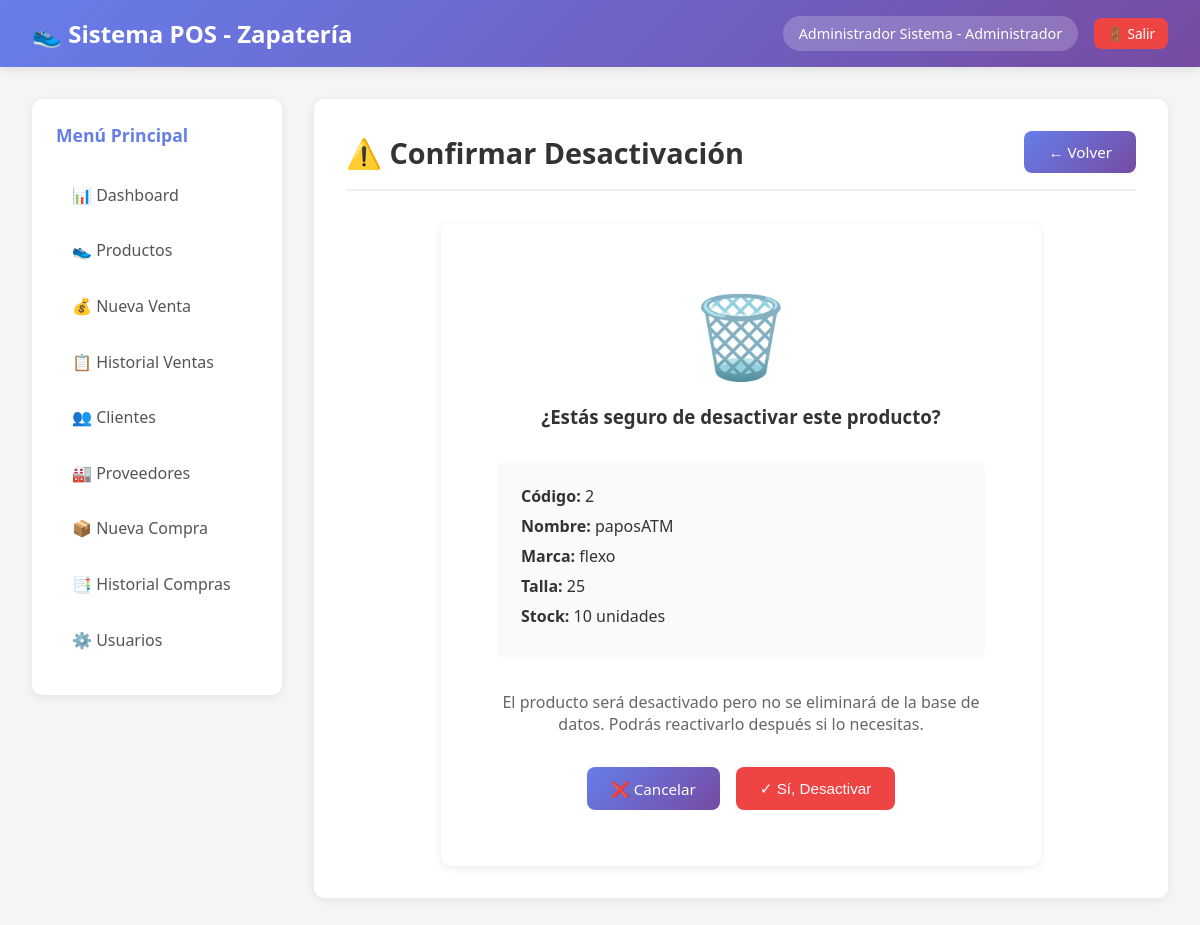
Screenshot of /productos/2/eliminar/ (signed in) with the database file from the repository.
### pos/models.py (models this page shows, shortened)
class Usuario(AbstractUser):
    ROLES = (
        ('administrador', 'Administrador'),
        ('empleado', 'Empleado'),
        ('consulta', 'Consulta'),
    )
    rol = models.CharField(max_length=20, choices=ROLES, default='empleado')
    telefono = models.CharField(max_length=15, blank=True)
    class Meta:
        verbose_name = 'Usuario'
        verbose_name_plural = 'Usuarios'

class Producto(models.Model):
    TIPOS = (
        ('casual', 'Casual'),
        ('deportivo', 'Deportivo'),
    )
    codigo = models.CharField(max_length=50, unique=True)
    nombre = models.CharField(max_length=200)
    tipo = models.CharField(max_length=20, choices=TIPOS)
    marca = models.CharField(max_length=100)
    talla = models.CharField(max_length=10)
    color = models.CharField(max_length=50)
    descripcion = models.TextField(blank=True)
    precio_compra = models.DecimalField(max_digits=10, decimal_places=2, validators=[MinValueValidator(Decimal('0.01'))])
    precio_venta = models.DecimalField(max_digits=10, decimal_places=2, validators=[MinValueValidator(Decimal('0.01'))])
    stock = models.IntegerField(default=0, validators=[MinValueValidator(0)])
    stock_minimo = models.IntegerField(default=5, validators=[MinValueValidator(0)])
    imagen = models.ImageField(upload_to='productos/', blank=True, null=True)
    activo = models.BooleanField(default=True)
    fecha_registro = models.DateTimeField(auto_now_add=True)

### pos/views.py (the view)
# urls.py: path('productos/<int:pk>/eliminar/', views.producto_eliminar, name='producto_eliminar'),
@login_required
@rol_requerido('administrador')
def producto_eliminar(request, pk):
    producto = get_object_or_404(Producto, pk=pk)
    if request.method == 'POST':
        producto.activo = False
        producto.save()
        messages.success(request, 'Producto desactivado exitosamente')
        return redirect('productos')
    return render(request, 'pos/producto_confirmar_eliminar.html', {'producto': producto})

### pos/templates/pos/producto_confirmar_eliminar.html (shortened to what this page needs)
{% extends 'pos/base.html' %}
{% block content %}
<div class="page-header">
    <h2>⚠️ Confirmar Desactivación</h2>
    <a href="{% url 'productos' %}" class="btn btn-primary">← Volver</a>
</div>
<div class="card" style="max-width: 600px; margin: 0 auto;">
    <div style="text-align: center; padding: 2rem;">
        <div style="font-size: 5rem; margin-bottom: 1rem;">🗑️</div>
        <h3 style="color: #333; margin-bottom: 1rem;">
            ¿Estás seguro de desactivar este producto?
        </h3>
        <div style="background: #f9fafb; padding: 1.5rem; border-radius: 10px; margin: 2rem 0; text-align: left;">
            <p style="margin-bottom: 0.5rem;"><strong>Código:</strong> {{ producto.codigo }}</p>
            <p style="margin-bottom: 0.5rem;"><strong>Nombre:</strong> {{ producto.nombre }}</p>
            <p style="margin-bottom: 0.5rem;"><strong>Marca:</strong> {{ producto.marca }}</p>
            <p style="margin-bottom: 0.5rem;"><strong>Talla:</strong> {{ producto.talla }}</p>
            <p style="margin-bottom: 0.5rem;"><strong>Stock:</strong> {{ producto.stock }} unidades</p>
        </div>
        <p style="color: #666; margin-bottom: 2rem;">
            El producto será desactivado pero no se eliminará de la base de datos.
            Podrás reactivarlo después si lo necesitas.
        </p>
        <form method="POST" style="display: flex; gap: 1rem; justify-content: center;">
            <a href="{% url 'productos' %}" class="btn btn-primary">
                ❌ Cancelar
            </a>
            <button type="submit" class="btn btn-danger">
                ✓ Sí, Desactivar
            </button>
        </form>
    </div>
</div>
{% endblock %}

### pos/templates/pos/base.html (shortened to what this page needs)
<!DOCTYPE html>
<html lang="es">
<head>
</head>
<body>
    <nav class="navbar">
        <div class="navbar-content">
            <h1>👟 Sistema POS - Zapatería</h1>
            <div class="nav-user">
                <span class="user-badge">{{ user.get_full_name|default:user.username }} - {{ user.get_rol_display }}</span>
                <a href="{% url 'logout' %}" class="btn btn-danger btn-sm">🚪 Salir</a>
            </div>
        </div>
    </nav>
    <div class="container">
        <aside class="sidebar">
            <h3>Menú Principal</h3>
            <a href="{% url 'dashboard' %}" class="menu-item">📊 Dashboard</a>
            <a href="{% url 'productos' %}" class="menu-item">👟 Productos</a>
            {% if user.rol != 'consulta' %}
            <a href="{% url 'nueva_venta' %}" class="menu-item">💰 Nueva Venta</a>
            {% endif %}
            <a href="{% url 'historial_ventas' %}" class="menu-item">📋 Historial Ventas</a>
            <a href="{% url 'clientes' %}" class="menu-item">👥 Clientes</a>
            <a href="{% url 'proveedores' %}" class="menu-item">🏭 Proveedores</a>
            {% if user.rol != 'consulta' %}
            <a href="{% url 'nueva_compra' %}" class="menu-item">📦 Nueva Compra</a>
            {% endif %}
            <a href="{% url 'historial_compras' %}" class="menu-item">📑 Historial Compras</a>
            {% if user.rol == 'administrador' %}
            <a href="{% url 'usuarios' %}" class="menu-item">⚙️ Usuarios</a>
            {% endif %}
        </aside>
        <main class="content">
            {% block content %}{% endblock %}
        </main>
    </div>
</body>
</html>

### pos/templates/pos/base.html (style rules this page uses)
* { margin: 0; padding: 0; box-sizing: border-box; }
body { font-family: 'Segoe UI', Tahoma, Geneva, Verdana, sans-serif; background: #f5f5f5; color: #333; }
.navbar { background: linear-gradient(135deg, #667eea 0%, #764ba2 100%); color: white; padding: 1rem 2rem; box-shadow: 0 2px 10px rgba(0,0,0,0.1); }
.navbar-content { max-width: 1400px; margin: 0 auto; display: flex; justify-content: space-between; align-items: center; }
.navbar h1 { font-size: 1.5rem; font-weight: 600; }
.nav-user { display: flex; align-items: center; gap: 1rem; }
.user-badge { background: rgba(255,255,255,0.2); padding: 0.5rem 1rem; border-radius: 20px; font-size: 0.9rem; }
.container { max-width: 1400px; margin: 0 auto; padding: 2rem; display: grid; grid-template-columns: 250px 1fr; gap: 2rem; }
.sidebar { background: white; border-radius: 10px; padding: 1.5rem; box-shadow: 0 2px 10px rgba(0,0,0,0.08); height: fit-content; position: sticky; top: 2rem; }
.sidebar h3 { margin-bottom: 1.5rem; color: #667eea; font-size: 1.1rem; }
.menu-item { display: block; padding: 0.8rem 1rem; margin-bottom: 0.5rem; color: #555; text-decoration: none; border-radius: 8px; transition: all 0.3s; }
.content { background: white; border-radius: 10px; padding: 2rem; box-shadow: 0 2px 10px rgba(0,0,0,0.08); min-height: 500px; }
.page-header { display: flex; justify-content: space-between; align-items: center; margin-bottom: 2rem; padding-bottom: 1rem; border-bottom: 2px solid #f0f0f0; }
.page-header h2 { color: #333; font-size: 1.8rem; }
.btn { padding: 0.7rem 1.5rem; border: none; border-radius: 8px; cursor: pointer; font-size: 0.95rem; text-decoration: none; display: inline-block; transition: all 0.3s; font-weight: 500; }
.btn-primary { background: linear-gradient(135deg, #667eea 0%, #764ba2 100%); color: white; }
.btn-danger { background: #ef4444; color: white; }
.btn-sm { padding: 0.4rem 0.8rem; font-size: 0.85rem; }
.card { background: white; border-radius: 10px; padding: 1.5rem; box-shadow: 0 2px 10px rgba(0,0,0,0.08); }
.card h3 { color: #667eea; margin-bottom: 1rem; }

### rows the page displays
Usuario: get_full_name "Administrador Sistema", rol "Administrador"
Producto: codigo "2", nombre "paposATM", marca "flexo", talla "25", stock "10"
